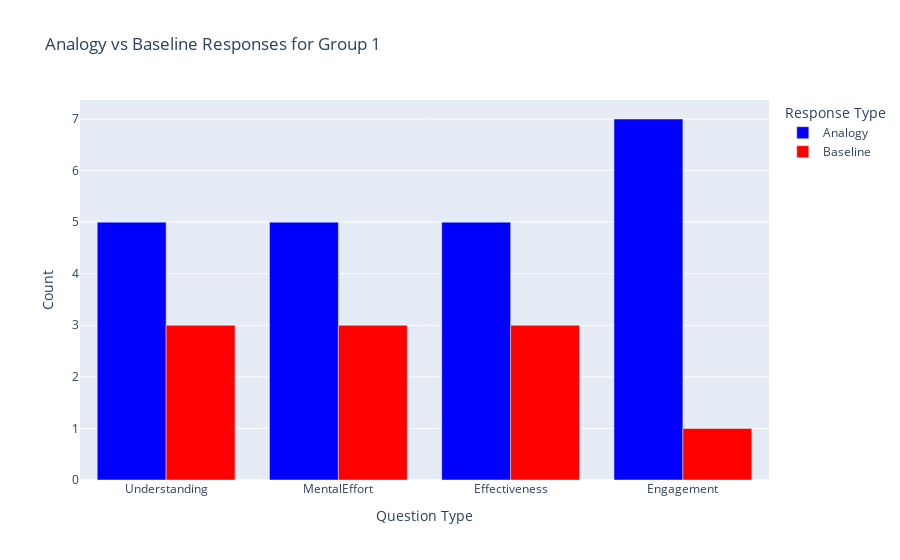

Here is the notebook cell this chart was saved with:
### Code cell
group_1_data = data[data['Group'] == "1"]
group_2_data = data[data['Group'] == "2"]

def count_A_B_per_question(df, columns):
    # Create a dictionary to store counts for each question type
    counts = {col: {'Analogy': 0, 'Baseline': 0} for col in columns}
    
    for col in columns:
        counts[col]['Analogy'] = df[col].str.contains('A', na=False).sum()
        counts[col]['Baseline'] = df[col].str.contains('B', na=False).sum()
    
    return counts

# Columns for Group 1 (Understanding-AB, Effort-AB, Effectiveness-AB, Preference-AB)
group_1_columns = ['Understanding', 'MentalEffort', 'Effectiveness', 'Engagement']

# Count A/B for each question in Group 1
group_1_counts = count_A_B_per_question(group_1_data, group_1_columns)

# Prepare the data for plotting (convert counts into a DataFrame)
plot_data_group_1 = []

for question, counts in group_1_counts.items():
    plot_data_group_1.append({'Question': question, 'Response': 'Analogy', 'Count': counts['Analogy']})
    plot_data_group_1.append({'Question': question, 'Response': 'Baseline', 'Count': counts['Baseline']})

group_1_plot_df = pd.DataFrame(plot_data_group_1)

# Plot the bar chart for Group 1, showing Analogy vs Baseline for each question
fig_group_1 = px.bar(group_1_plot_df, x='Question', y='Count', color='Response', barmode='group',
                     title="Analogy vs Baseline Responses for Group 1",
                     labels={'Question': 'Question Type', 'Count': 'Number of Responses', 'Response': 'Response Type'},
                     color_discrete_map={'Analogy': 'blue', 'Baseline': 'red'})

fig_group_1.update_layout(xaxis_title="Question Type", yaxis_title="Count", barmode='group')

# Show the plot for Group 1
fig_group_1.show()

### Figure 1 — Plotly figure (JSON) as saved in the notebook; plotly's stock layout.template omitted (floating-point values rounded to 4 significant figures)
{"data": [{"alignmentgroup": "True", "hovertemplate": "Response Type=Analogy<br>Question Type=%{x}<br>Number of Responses=%{y}<extra></extra>", "legendgroup": "Analogy", "marker": {"color": "blue", "pattern": {"shape": ""}}, "name": "Analogy", "offsetgroup": "Analogy", "orientation": "v", "showlegend": true, "textposition": "auto", "type": "bar", "x": ["Understanding", "MentalEffort", "Effectiveness", "Engagement"], "xaxis": "x", "y": [5, 5, 5, 7], "yaxis": "y"}, {"alignmentgroup": "True", "hovertemplate": "Response Type=Baseline<br>Question Type=%{x}<br>Number of Responses=%{y}<extra></extra>", "legendgroup": "Baseline", "marker": {"color": "red", "pattern": {"shape": ""}}, "name": "Baseline", "offsetgroup": "Baseline", "orientation": "v", "showlegend": true, "textposition": "auto", "type": "bar", "x": ["Understanding", "MentalEffort", "Effectiveness", "Engagement"], "xaxis": "x", "y": [3, 3, 3, 1], "yaxis": "y"}], "layout": {"barmode": "group", "legend": {"title": {"text": "Response Type"}, "tracegroupgap": 0}, "title": {"text": "Analogy vs Baseline Responses for Group 1"}, "xaxis": {"anchor": "y", "domain": [0, 1], "title": {"text": "Question Type"}}, "yaxis": {"anchor": "x", "domain": [0, 1], "title": {"text": "Count"}}}}
